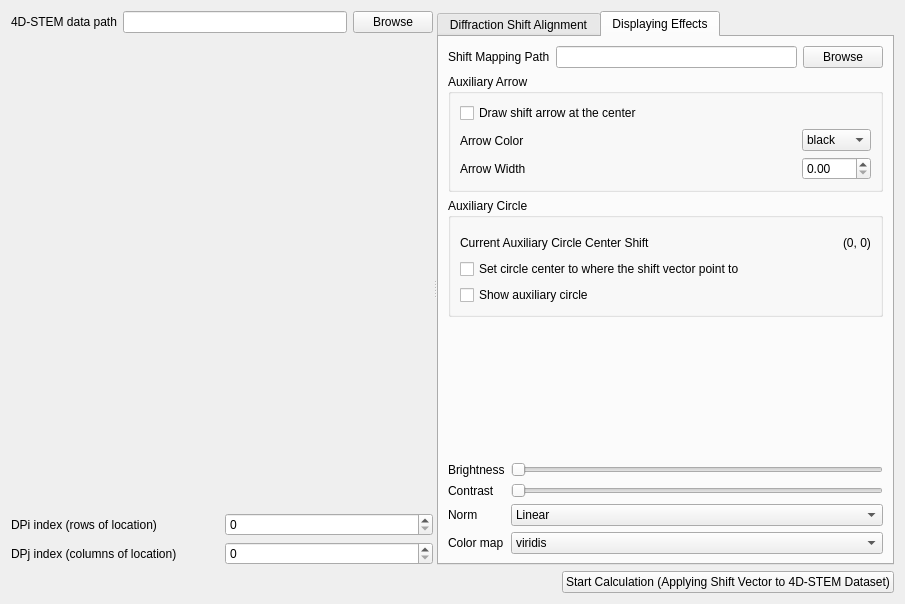
<?xml version="1.0" encoding="UTF-8"?>
<ui version="4.0">
 <class>Form</class>
 <widget class="QWidget" name="Form">
  <property name="geometry">
   <rect>
    <x>0</x>
    <y>0</y>
    <width>905</width>
    <height>604</height>
   </rect>
  </property>
  <property name="windowTitle">
   <string>Form</string>
  </property>
  <layout class="QVBoxLayout" name="verticalLayout_7" stretch="1,0">
   <item>
    <widget class="QSplitter" name="splitter">
     <property name="orientation">
      <enum>Qt::Horizontal</enum>
     </property>
     <widget class="QWidget" name="layoutWidget">
      <layout class="QVBoxLayout" name="verticalLayout_3" stretch="0,1,0">
       <item>
        <layout class="QHBoxLayout" name="horizontalLayout">
         <item>
          <widget class="QLabel" name="label">
           <property name="text">
            <string>4D-STEM data path</string>
           </property>
          </widget>
         </item>
         <item>
          <widget class="QLineEdit" name="lineEdit_data_path"/>
         </item>
         <item>
          <widget class="QPushButton" name="pushButton_browse">
           <property name="text">
            <string>Browse</string>
           </property>
          </widget>
         </item>
        </layout>
       </item>
       <item>
        <widget class="WidgetPlotDP" name="widget_dp" native="true"/>
       </item>
       <item>
        <layout class="QHBoxLayout" name="horizontalLayout_3">
         <item>
          <layout class="QVBoxLayout" name="verticalLayout">
           <item>
            <widget class="QLabel" name="label_2">
             <property name="text">
              <string>DPi index (rows of location)</string>
             </property>
            </widget>
           </item>
           <item>
            <widget class="QLabel" name="label_3">
             <property name="text">
              <string>DPj index (columns of location)</string>
             </property>
            </widget>
           </item>
          </layout>
         </item>
         <item>
          <layout class="QVBoxLayout" name="verticalLayout_2">
           <item>
            <widget class="QSpinBox" name="spinBox_scan_ii"/>
           </item>
           <item>
            <widget class="QSpinBox" name="spinBox_scan_jj"/>
           </item>
          </layout>
         </item>
        </layout>
       </item>
      </layout>
     </widget>
     <widget class="QTabWidget" name="tabWidget">
      <property name="currentIndex">
       <number>1</number>
      </property>
      <widget class="QWidget" name="tab_diffraction_shift_alignment">
       <attribute name="title">
        <string>Diffraction Shift Alignment</string>
       </attribute>
       <layout class="QVBoxLayout" name="verticalLayout_4">
        <item>
         <layout class="QHBoxLayout" name="horizontalLayout_10">
          <item>
           <widget class="QLabel" name="label_10">
            <property name="text">
             <string>Alignment Method</string>
            </property>
           </widget>
          </item>
          <item>
           <spacer name="horizontalSpacer_4">
            <property name="orientation">
             <enum>Qt::Horizontal</enum>
            </property>
            <property name="sizeHint" stdset="0">
             <size>
              <width>40</width>
              <height>20</height>
             </size>
            </property>
           </spacer>
          </item>
          <item>
           <widget class="QComboBox" name="comboBox_show_alignment_method">
            <item>
             <property name="text">
              <string>Manually</string>
             </property>
            </item>
            <item>
             <property name="text">
              <string>Use Reference Dataset</string>
             </property>
            </item>
            <item>
             <property name="text">
              <string>Use FDDNet</string>
             </property>
            </item>
           </widget>
          </item>
         </layout>
        </item>
        <item>
         <widget class="QStackedWidget" name="stackedWidget_align_mode">
          <property name="currentIndex">
           <number>1</number>
          </property>
          <widget class="WidgetAlignmentManual" name="stackedWidget_align_mode_manually"/>
          <widget class="WidgetAlignmentRef" name="stackedWidget_align_mode_reference"/>
          <widget class="WidgetAlignmentFDDNet" name="stackedWidget_align_mode_fddnet"/>
         </widget>
        </item>
       </layout>
      </widget>
      <widget class="QWidget" name="tab_displaying_effects">
       <attribute name="title">
        <string>Displaying Effects</string>
       </attribute>
       <layout class="QVBoxLayout" name="verticalLayout_10">
        <item>
         <layout class="QHBoxLayout" name="horizontalLayout_8">
          <item>
           <widget class="QLabel" name="label_13">
            <property name="text">
             <string>Shift Mapping Path</string>
            </property>
           </widget>
          </item>
          <item>
           <widget class="QLineEdit" name="lineEdit_shift_mapping_path"/>
          </item>
          <item>
           <widget class="QPushButton" name="pushButton_browse_shift_mapping">
            <property name="text">
             <string>Browse</string>
            </property>
           </widget>
          </item>
         </layout>
        </item>
        <item>
         <widget class="QGroupBox" name="groupBox_2">
          <property name="title">
           <string>Auxiliary Arrow</string>
          </property>
          <layout class="QVBoxLayout" name="verticalLayout_9">
           <item>
            <widget class="QCheckBox" name="checkBox_draw_auxiliary_arrow">
             <property name="text">
              <string>Draw shift arrow at the center</string>
             </property>
            </widget>
           </item>
           <item>
            <layout class="QHBoxLayout" name="horizontalLayout_7">
             <item>
              <layout class="QVBoxLayout" name="verticalLayout_8">
               <item>
                <widget class="QLabel" name="label_14">
                 <property name="text">
                  <string>Arrow Color</string>
                 </property>
                </widget>
               </item>
               <item>
                <widget class="QLabel" name="label_15">
                 <property name="text">
                  <string>Arrow Width</string>
                 </property>
                </widget>
               </item>
              </layout>
             </item>
             <item>
              <spacer name="horizontalSpacer_3">
               <property name="orientation">
                <enum>Qt::Horizontal</enum>
               </property>
               <property name="sizeHint" stdset="0">
                <size>
                 <width>40</width>
                 <height>20</height>
                </size>
               </property>
              </spacer>
             </item>
             <item>
              <layout class="QVBoxLayout" name="verticalLayout_6">
               <item>
                <widget class="QComboBox" name="comboBox_auxiliary_arrow_color">
                 <item>
                  <property name="text">
                   <string>black</string>
                  </property>
                 </item>
                 <item>
                  <property name="text">
                   <string>blue</string>
                  </property>
                 </item>
                 <item>
                  <property name="text">
                   <string>cyan</string>
                  </property>
                 </item>
                 <item>
                  <property name="text">
                   <string>green</string>
                  </property>
                 </item>
                 <item>
                  <property name="text">
                   <string>orange</string>
                  </property>
                 </item>
                 <item>
                  <property name="text">
                   <string>purple</string>
                  </property>
                 </item>
                 <item>
                  <property name="text">
                   <string>red</string>
                  </property>
                 </item>
                 <item>
                  <property name="text">
                   <string>white</string>
                  </property>
                 </item>
                 <item>
                  <property name="text">
                   <string>yellow</string>
                  </property>
                 </item>
                </widget>
               </item>
               <item>
                <widget class="QDoubleSpinBox" name="doubleSpinBox_auxiliary_arrow_width"/>
               </item>
              </layout>
             </item>
            </layout>
           </item>
          </layout>
         </widget>
        </item>
        <item>
         <widget class="QGroupBox" name="groupBox">
          <property name="title">
           <string>Auxiliary Circle</string>
          </property>
          <layout class="QVBoxLayout" name="verticalLayout_5">
           <item>
            <widget class="WidgetMaskCircle" name="widget_auxiliary_circle" native="true"/>
           </item>
           <item>
            <layout class="QHBoxLayout" name="horizontalLayout_2">
             <item>
              <widget class="QLabel" name="label_9">
               <property name="text">
                <string>Current Auxiliary Circle Center Shift</string>
               </property>
              </widget>
             </item>
             <item>
              <spacer name="horizontalSpacer_2">
               <property name="orientation">
                <enum>Qt::Horizontal</enum>
               </property>
               <property name="sizeHint" stdset="0">
                <size>
                 <width>40</width>
                 <height>20</height>
                </size>
               </property>
              </spacer>
             </item>
             <item>
              <widget class="QLabel" name="label_current_auxiliary_circle_center">
               <property name="text">
                <string>(0, 0)</string>
               </property>
              </widget>
             </item>
            </layout>
           </item>
           <item>
            <widget class="QCheckBox" name="checkBox_set_auxiliary_circle_center_to_shift">
             <property name="text">
              <string>Set circle center to where the shift vector point to</string>
             </property>
            </widget>
           </item>
           <item>
            <widget class="QCheckBox" name="checkBox_show_auxiliary_circle">
             <property name="text">
              <string>Show auxiliary circle</string>
             </property>
            </widget>
           </item>
          </layout>
         </widget>
        </item>
        <item>
         <spacer name="verticalSpacer_2">
          <property name="orientation">
           <enum>Qt::Vertical</enum>
          </property>
          <property name="sizeHint" stdset="0">
           <size>
            <width>20</width>
            <height>40</height>
           </size>
          </property>
         </spacer>
        </item>
        <item>
         <layout class="QGridLayout" name="gridLayout_2">
          <item row="0" column="0">
           <widget class="QLabel" name="label_5">
            <property name="text">
             <string>Brightness</string>
            </property>
           </widget>
          </item>
          <item row="0" column="1">
           <widget class="QSlider" name="horizontalSlider_brightness">
            <property name="orientation">
             <enum>Qt::Horizontal</enum>
            </property>
           </widget>
          </item>
          <item row="1" column="0">
           <widget class="QLabel" name="label_6">
            <property name="text">
             <string>Contrast</string>
            </property>
           </widget>
          </item>
          <item row="1" column="1">
           <widget class="QSlider" name="horizontalSlider_contrast">
            <property name="orientation">
             <enum>Qt::Horizontal</enum>
            </property>
           </widget>
          </item>
          <item row="2" column="0">
           <widget class="QLabel" name="label_7">
            <property name="text">
             <string>Norm</string>
            </property>
           </widget>
          </item>
          <item row="2" column="1">
           <widget class="QComboBox" name="comboBox_normalize">
            <item>
             <property name="text">
              <string>Linear</string>
             </property>
            </item>
            <item>
             <property name="text">
              <string>Logarithm</string>
             </property>
            </item>
           </widget>
          </item>
          <item row="3" column="0">
           <widget class="QLabel" name="label_8">
            <property name="text">
             <string>Color map</string>
            </property>
           </widget>
          </item>
          <item row="3" column="1">
           <widget class="QComboBox" name="comboBox_colormap">
            <item>
             <property name="text">
              <string>viridis</string>
             </property>
            </item>
            <item>
             <property name="text">
              <string>plasma</string>
             </property>
            </item>
            <item>
             <property name="text">
              <string>gray</string>
             </property>
            </item>
            <item>
             <property name="text">
              <string>RdYlBu</string>
             </property>
            </item>
            <item>
             <property name="text">
              <string>twilight</string>
             </property>
            </item>
            <item>
             <property name="text">
              <string>hsv</string>
             </property>
            </item>
            <item>
             <property name="text">
              <string>jet</string>
             </property>
            </item>
            <item>
             <property name="text">
              <string>Others</string>
             </property>
            </item>
           </widget>
          </item>
         </layout>
        </item>
       </layout>
      </widget>
     </widget>
    </widget>
   </item>
   <item>
    <layout class="QHBoxLayout" name="horizontalLayout_4">
     <item>
      <spacer name="horizontalSpacer">
       <property name="orientation">
        <enum>Qt::Horizontal</enum>
       </property>
       <property name="sizeHint" stdset="0">
        <size>
         <width>40</width>
         <height>20</height>
        </size>
       </property>
      </spacer>
     </item>
     <item>
      <widget class="QPushButton" name="pushButton_start">
       <property name="text">
        <string>Start Calculation (Applying Shift Vector to 4D-STEM Dataset)</string>
       </property>
      </widget>
     </item>
    </layout>
   </item>
  </layout>
 </widget>
 <customwidgets>
  <customwidget>
   <class>WidgetPlotDP</class>
   <extends>QWidget</extends>
   <header>bin.Widgets.WidgetPlots.h</header>
   <container>1</container>
  </customwidget>
  <customwidget>
   <class>WidgetMaskCircle</class>
   <extends>QWidget</extends>
   <header>bin.Widgets.WidgetMasks.h</header>
   <container>1</container>
  </customwidget>
  <customwidget>
   <class>WidgetAlignmentFDDNet</class>
   <extends>QWidget</extends>
   <header>bin.Widgets.WidgetAlignmentFDDNet.h</header>
   <container>1</container>
  </customwidget>
  <customwidget>
   <class>WidgetAlignmentRef</class>
   <extends>QWidget</extends>
   <header>bin.Widgets.WidgetAlignmentRef.h</header>
   <container>1</container>
  </customwidget>
  <customwidget>
   <class>WidgetAlignmentManual</class>
   <extends>QWidget</extends>
   <header>bin.Widgets.WidgetAlignmentManual.h</header>
   <container>1</container>
  </customwidget>
 </customwidgets>
 <resources/>
 <connections/>
</ui>
